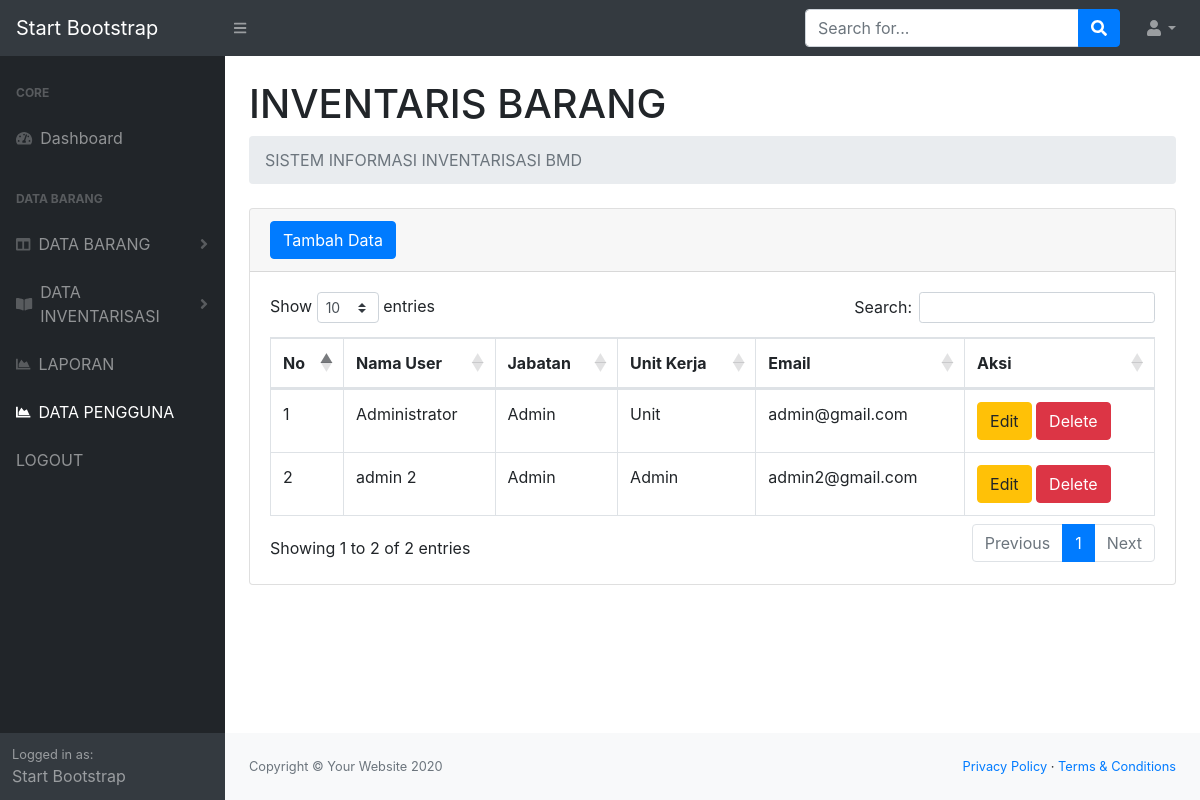
Screenshot of /user.php with the database file from the repository.
### tables this page shows
CREATE TABLE `users` (
  `id_user` int(11) NOT NULL,
  `nama_lengkap` varchar(255) NOT NULL,
  `jabatan` varchar(255) NOT NULL,
  `unit_kerja` varchar(255) NOT NULL,
  `email` varchar(50) NOT NULL,
  `password` varchar(255) NOT NULL
);

### user.php (the view, shortened to what this page needs)
<?php
require 'function.php';
?>
<!DOCTYPE html>
<html lang="en">
<head>
    <link href="css/styles.css" rel="stylesheet" />
    <link href="https://cdn.datatables.net/1.10.20/css/dataTables.bootstrap4.min.css" rel="stylesheet" />
</head>
<body class="sb-nav-fixed">
    <nav class="sb-topnav navbar navbar-expand navbar-dark bg-dark">
        <a class="navbar-brand" href="index.html">Start Bootstrap</a>
        <button class="btn btn-link btn-sm order-1 order-lg-0" id="sidebarToggle" href="#"><i class="fas fa-bars"></i></button>
        <form class="d-none d-md-inline-block form-inline ml-auto mr-0 mr-md-3 my-2 my-md-0">
            <div class="input-group">
                <input class="form-control" type="text" placeholder="Search for..." aria-label="Search" aria-describedby="basic-addon2" />
                <div class="input-group-append">
                    <button class="btn btn-primary" type="button"><i class="fas fa-search"></i></button>
                </div>
            </div>
        </form>
        <ul class="navbar-nav ml-auto ml-md-0">
            <li class="nav-item dropdown">
                <a class="nav-link dropdown-toggle" id="userDropdown" href="#" role="button" data-toggle="dropdown" aria-haspopup="true" aria-expanded="false"><i class="fas fa-user fa-fw"></i></a>
            </li>
        </ul>
    </nav>
    <div id="layoutSidenav">
        <div id="layoutSidenav_nav">
            <nav class="sb-sidenav accordion sb-sidenav-dark" id="sidenavAccordion">
                <div class="sb-sidenav-menu">
                    <?php include 'navbar.php'; ?>
                </div>
                <div class="sb-sidenav-footer">
                    <div class="small">Logged in as:</div>
                    Start Bootstrap
                </div>
            </nav>
        </div>
        <div id="layoutSidenav_content">
            <main>
                <div class="container-fluid">
                    <h1 class="mt-4">INVENTARIS BARANG</h1>
                    <ol class="breadcrumb mb-4">
                        <li class="breadcrumb-item active">SISTEM INFORMASI INVENTARISASI BMD</li>
                    </ol>
                    <div class="card mb-4">
                        <div class="card-header">
                            <button type="button" class="btn btn-primary" data-toggle="modal" data-target="#myModal">
                                Tambah Data
                            </button>
                        </div>
                        <div class="card-body">
                            <div class="table-responsive">
                                <table class="table table-bordered" id="dataTable" width="100%" cellspacing="0">
                                    <thead>
                                        <tr>
                                            <th>No</th>
                                            <th>Nama User</th>
                                            <th>Jabatan</th>
                                            <th>Unit Kerja</th>
                                            <th>Email</th>
                                            <th>Aksi</th>
                                        </tr>
                                    </thead>
                                    <tbody>
                                        <?php
                                        $ambilsemuadatabarang = mysqli_query($conn, "select * from users");
                                        $i = 1;
                                        while ($data = mysqli_fetch_array($ambilsemuadatabarang)) {
                                            $nama_lengkap = $data['nama_lengkap'];
                                            $jabatan = $data['jabatan'];
                                            $unit_kerja = $data['unit_kerja'];
                                            $email = $data['email'];
                                            $id = $data['id_user'];
                                        ?>
                                            <tr>
                                                <td><?= $i++; ?></td>
                                                <td><?= $nama_lengkap; ?></td>
                                                <td><?= $jabatan; ?></td>
                                                <td><?= $unit_kerja; ?></td>
                                                <td><?= $email; ?></td>
                                                <td>
                                                    <button type="button" class="btn btn-warning" data-toggle="modal" data-target="#edit<?= $id; ?>">
                                                        Edit
                                                    </button>
                                                    <button type="button" class="btn btn-danger" data-toggle="modal" data-target="#delete<?= $id; ?>">
                                                        Delete
                                                    </button>
                                                </td>
                                            </tr>
                                        <?php
                                        };
                                        ?>
                                    </tbody>
                                </table>
                            </div>
                        </div>
                    </div>
                </div>
            </main>
            <footer class="py-4 bg-light mt-auto">
                <div class="container-fluid">
                    <div class="d-flex align-items-center justify-content-between small">
                        <div class="text-muted">Copyright &copy; Your Website 2020</div>
                        <div>
                            <a href="#">Privacy Policy</a>
                            &middot;
                            <a href="#">Terms &amp; Conditions</a>
                        </div>
                    </div>
                </div>
            </footer>
        </div>
    </div>
</body>
</html>

### rows the page displays
users: nama_lengkap "Administrator", jabatan "Admin", unit_kerja "Unit", email "admin@gmail.com"
users: nama_lengkap "admin 2", jabatan "Admin", unit_kerja "Admin", email "admin2@gmail.com"
